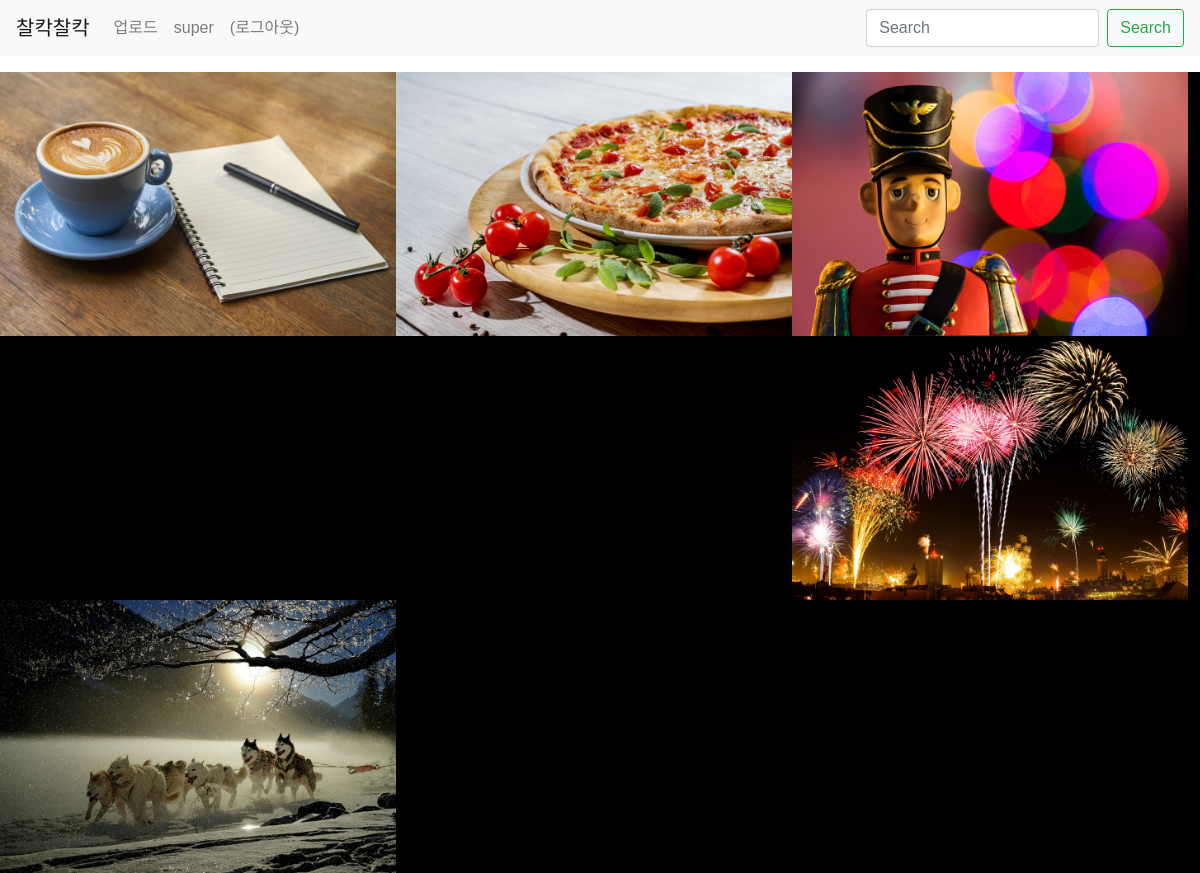
The page /auth/mypage/ (signed in) on the database its author committed.
### models/Model.py (models this page shows)
class User(db.Model):
    id = db.Column(db.Integer, primary_key=True)
    username = db.Column(db.String(150), unique=True, nullable=False)
    password = db.Column(db.String(200), nullable=False)
    email = db.Column(db.String(120), unique=True, nullable=False)

class Usercontent(db.Model):
    id = db.Column(db.Integer, primary_key=True)
    username = db.Column(db.Integer, db.ForeignKey('user.username', ondelete='CASCADE'))
    user = db.relationship('User', backref=db.backref('usercontent_set'))
    content = db.Column(db.Text(), nullable=False)
    create_date = db.Column(db.DateTime(), nullable=False)
    modify_date = db.Column(db.DateTime(), nullable=True)
    filename = db.Column(db.String(200), nullable=False)

### views/auth_views.py (the view)
@bp.route('/mypage/',methods=('GET','POST'))
def mypage():
    user_name = session.get('user_name')
    user_id = session.get('user_id')
    content_list = Usercontent.query.filter_by(username=user_name).order_by(Usercontent.create_date.desc()).all()
    return render_template('client/mypage.html', content_list=content_list)

### views/auth_views.py (called while the page is built)
@bp.before_app_request
def load_logged_in_user():
    user_id = session.get('user_id')
    if user_id is None:
        g.user = None
    else:
        g.user = User.query.get(user_id)

### templates/client/mypage.html (shortened to what this page needs)
{% extends 'base.html' %}
{% block content %}
<div class="grid">
    {% if True %}
        {% for content in content_list %}
            <div class="grid-item">
                <a href="{{ url_for('auth.detail', content_id=content.id) }}">
                <img src="{{ url_for('static',filename = 'img/' + content.filename ) }}"/>
                </a>
            </div>
        {% endfor %}
    {% endif %}
</div>
{% endblock %}

### templates/base.html (shortened to what this page needs)
<!doctype html>
<html lang="ko">
<head>
    <link rel="stylesheet" href="{{ url_for('static', filename='css/bootstrap.min.css') }}">
    <link rel="stylesheet" href="{{ url_for('static', filename='css/style.css') }}">
</head>
<body>
{% include "navbar.html" %}
{% block content %}
{% endblock %}
</body>
</html>

### templates/navbar.html (shortened to what this page needs)
<nav class="navbar navbar-expand-lg navbar-light bg-light">
  <a class="navbar-brand" href="{{ url_for('main.root') }}">찰칵찰칵</a>
  <div class="collapse navbar-collapse" id="navbarSupportedContent">
    <ul class="navbar-nav mr-auto">
    {% if g.user %}
      <li class="nav-item ">
        <a class="nav-link" href="{{ url_for('auth.imgupload') }}">업로드</a>
      </li>
      <li class="nav-item ">
        <a class="nav-link" href="{{ url_for('auth.mypage') }}">{{ g.user.username }}</a>
      </li>
      <li class="nav-item ">
        <a class="nav-link" href="{{ url_for('auth.signout') }}">(로그아웃)</a>
      </li>
    {% endif %}
    </ul>
    <form class="form-inline my-2 my-lg-0">
      <input class="form-control mr-sm-2" type="search" placeholder="Search" aria-label="Search">
      <button class="btn btn-outline-success my-2 my-sm-0" type="submit">Search</button>
    </form>
  </div>
</nav>

### static/css/style.css (style rules this page uses)
* { box-sizing: border-box; }
html { overflow-y: scroll; }
body { font-family: sans-serif; }
.grid { background: #000; }
.grid:after { content: ''; display: block; clear: both; }
.grid-sizer, .grid-item { width: 33%; }
.grid-item { float: left; }
.grid-item img { display: block; max-width: 100%; }
img { max-width: 100%; height: auto; }

### templates/base.html (style rules this page uses)
body { background-repeat:no-repeat; background-size:cover; background-attachment:scroll; background-position:center top; background-color:#FFFFFF; }

### rows shown on the page
User: user.username "super"
Usercontent: filename (picture)
Usercontent: filename (picture)
Usercontent: filename (picture)
Usercontent: filename (picture)
Usercontent: filename (picture)
